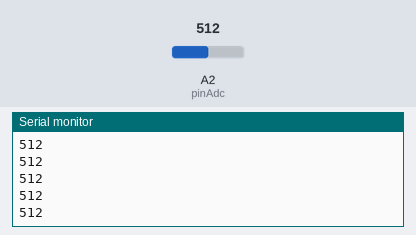
Simulated run of this sketch. Board: Arduino Uno, built with avr-gcc and run on an emulated ATmega328P. Parts: the last lines printed to the serial monitor. Inputs (shaded band) come from the test bench; at power-on: A2 (pinAdc) = 512.

Above: at 1.2 s.
1.3 s: A2 (pinAdc) set to 716
At 1.46 s:
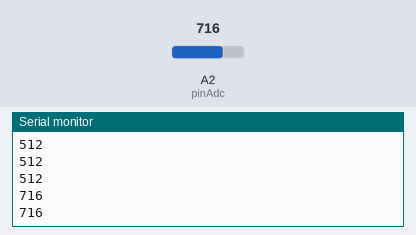
2.8 s: A2 (pinAdc) set to 900
At 2.8 s:
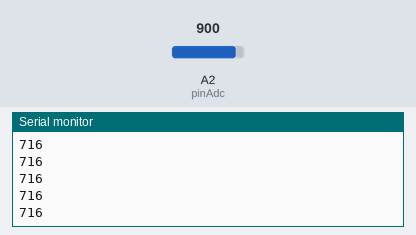
Timing chart, 0 to 5.8 s (numbered marks = the images above; inputs shaded):
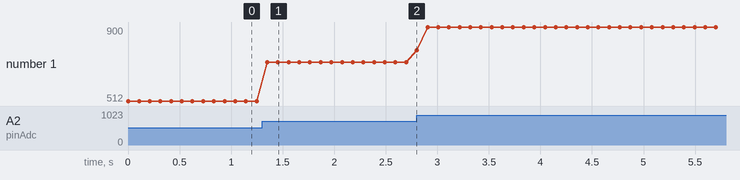

The sketch:

p1-3sonido.ino
```cpp
const int pinAdc = A2;

void setup()
{
    Serial.begin(115200);
}

void loop()
{
    long sum = 0;
    for(int i=0; i<32; i++)
    {
        sum += analogRead(pinAdc);
    }

    sum >>= 5;

    Serial.println(sum);
    delay(100);
}
```

Measured:
- after the input at 1.3 s, the serial monitor: prints a new line after 0.05 s (image 1)
- plotted number 1: 512 → 716 after the input at 1.3 s, 716 → 900 after the input at 2.8 s
